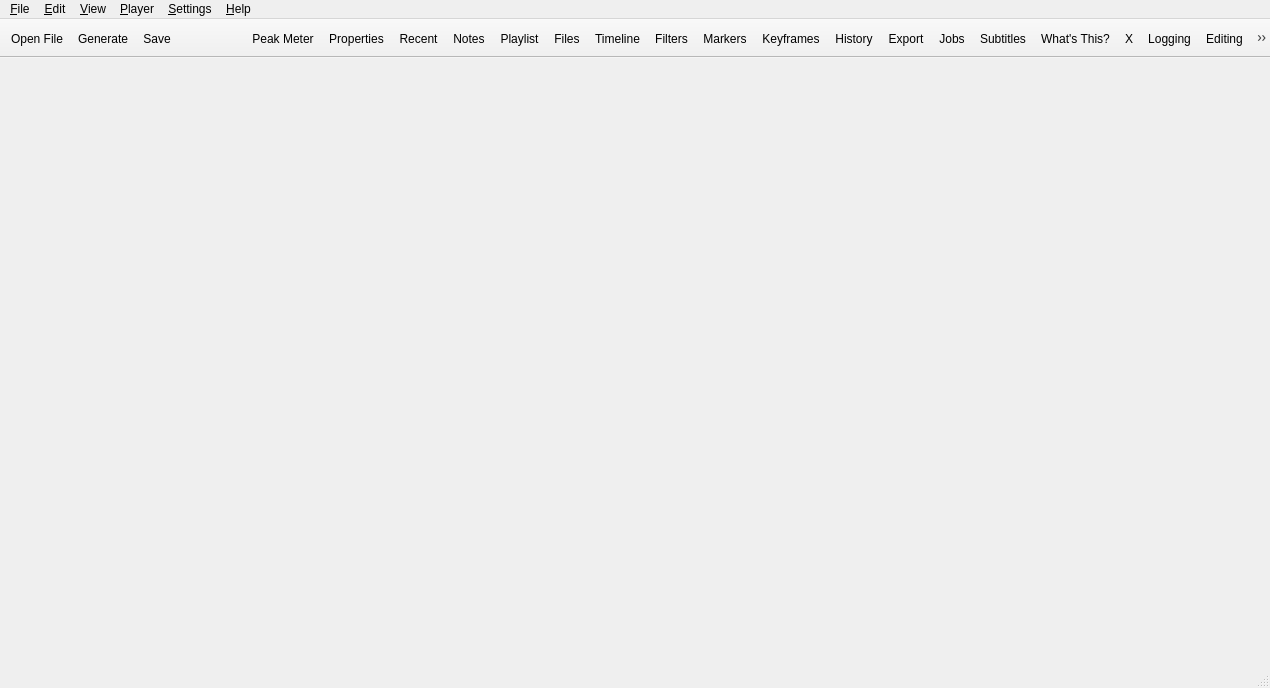
<?xml version="1.0" encoding="UTF-8"?>
<ui version="4.0">
 <class>MainWindow</class>
 <widget class="QMainWindow" name="MainWindow">
  <property name="geometry">
   <rect>
    <x>0</x>
    <y>0</y>
    <width>1270</width>
    <height>688</height>
   </rect>
  </property>
  <property name="windowTitle">
   <string>letitedit</string>
  </property>
  <property name="windowIcon">
   <iconset resource="../icons/resources.qrc">
    <normaloff>:/icons/letitedit/letitedit_icon.svg</normaloff>:/icons/letitedit/letitedit_icon.svg</iconset>
  </property>
  <widget class="QWidget" name="centralWidget">
   <layout class="QHBoxLayout" name="horizontalLayout">
    <property name="leftMargin">
     <number>0</number>
    </property>
    <property name="topMargin">
     <number>4</number>
    </property>
    <property name="rightMargin">
     <number>0</number>
    </property>
    <property name="bottomMargin">
     <number>0</number>
    </property>
   </layout>
  </widget>
  <widget class="QMenuBar" name="menuBar">
   <property name="geometry">
    <rect>
     <x>0</x>
     <y>0</y>
     <width>1270</width>
     <height>29</height>
    </rect>
   </property>
   <widget class="QMenu" name="menuFile">
    <property name="title">
     <string>&amp;File</string>
    </property>
    <widget class="QMenu" name="menuExport">
     <property name="title">
      <string>Export</string>
     </property>
     <addaction name="actionExportFrame"/>
     <addaction name="actionExportVideo"/>
     <addaction name="actionExportChapters"/>
     <addaction name="actionExportEDL"/>
    </widget>
    <widget class="QMenu" name="menuOtherVersions">
     <property name="title">
      <string>Other Versions</string>
     </property>
     <addaction name="separator"/>
    </widget>
    <widget class="QMenu" name="menuNew">
     <property name="title">
      <string>New</string>
     </property>
     <addaction name="actionNew"/>
    </widget>
    <addaction name="menuNew"/>
    <addaction name="actionOpen"/>
    <addaction name="actionOpenOther"/>
    <addaction name="actionOpenXML"/>
    <addaction name="separator"/>
    <addaction name="actionSave"/>
    <addaction name="actionSave_As"/>
    <addaction name="actionBackupSave"/>
    <addaction name="menuOtherVersions"/>
    <addaction name="separator"/>
    <addaction name="actionShowProjectFolder"/>
    <addaction name="menuExport"/>
    <addaction name="actionClose"/>
    <addaction name="separator"/>
    <addaction name="actionExit"/>
   </widget>
   <widget class="QMenu" name="menuView">
    <property name="title">
     <string>&amp;View</string>
    </property>
    <widget class="QMenu" name="menuLayout">
     <property name="title">
      <string>Layout</string>
     </property>
     <addaction name="actionLayoutLogging"/>
     <addaction name="actionLayoutEditing"/>
     <addaction name="actionLayoutEffects"/>
     <addaction name="actionLayoutColor"/>
     <addaction name="actionLayoutAudio"/>
     <addaction name="actionLayoutPlayer"/>
     <addaction name="separator"/>
     <addaction name="actionLayoutClip"/>
     <addaction name="actionLayoutPlaylist"/>
     <addaction name="separator"/>
     <addaction name="actionRestoreLayout"/>
     <addaction name="actionLayoutAdd"/>
    </widget>
    <addaction name="actionEnterFullScreen"/>
    <addaction name="menuLayout"/>
    <addaction name="actionShowTitleBars"/>
    <addaction name="actionShowToolbar"/>
    <addaction name="actionShowSmallIcons"/>
    <addaction name="actionShowTextUnderIcons"/>
    <addaction name="separator"/>
   </widget>
   <widget class="QMenu" name="menuEdit">
    <property name="title">
     <string>&amp;Edit</string>
    </property>
   </widget>
   <widget class="QMenu" name="menuPlayer">
    <property name="title">
     <string>&amp;Player</string>
    </property>
    <widget class="QMenu" name="menuExternal">
     <property name="title">
      <string>External Monitor</string>
     </property>
     <addaction name="actionExternalNone"/>
    </widget>
    <addaction name="menuExternal"/>
    <addaction name="separator"/>
   </widget>
   <widget class="QMenu" name="menuHelp">
    <property name="title">
     <string>&amp;Help</string>
    </property>
    <addaction name="actionTopics"/>
    <addaction name="actionKeyboardShortcuts"/>
    <addaction name="actionWhatsThis"/>
    <addaction name="actionUpgrade"/>
    <addaction name="actionTutorials"/>
    <addaction name="separator"/>
    <addaction name="actionAbout_Shotcut"/>
    <addaction name="actionAbout_Qt"/>
   </widget>
   <widget class="QMenu" name="menuSettings">
    <property name="title">
     <string>&amp;Settings</string>
    </property>
    <widget class="QMenu" name="menuAudioChannels">
     <property name="title">
      <string>Audio Channels</string>
     </property>
     <addaction name="actionChannels1"/>
     <addaction name="actionChannels2"/>
     <addaction name="actionChannels4"/>
     <addaction name="actionChannels6"/>
    </widget>
    <widget class="QMenu" name="menuProfile">
     <property name="title">
      <string>Video Mode</string>
     </property>
     <addaction name="actionProfileAutomatic"/>
    </widget>
    <widget class="QMenu" name="menuProcessingMode">
     <property name="title">
      <string>Processing Mode</string>
     </property>
     <addaction name="actionNative8bitCpu"/>
     <addaction name="actionNative10bitCpu"/>
     <addaction name="actionLinear10bitCpu"/>
     <addaction name="actionLinear10bitGpuCpu"/>
    </widget>
    <widget class="QMenu" name="menuLanguage">
     <property name="title">
      <string>Language</string>
     </property>
    </widget>
    <widget class="QMenu" name="menuTheme">
     <property name="title">
      <string>Theme</string>
     </property>
     <addaction name="actionSystemTheme"/>
     <addaction name="actionSystemFusion"/>
     <addaction name="actionFusionDark"/>
     <addaction name="actionFusionLight"/>
    </widget>
    <widget class="QMenu" name="menuDrawingMethod">
     <property name="title">
      <string>Display Method</string>
     </property>
     <addaction name="actionDrawingAutomatic"/>
     <addaction name="actionDrawingOpenGL"/>
     <addaction name="actionDrawingDirectX"/>
     <addaction name="actionDrawingVulkan"/>
    </widget>
    <widget class="QMenu" name="menuGpuAdapter">
     <property name="title">
      <string>Graphics Adapter</string>
     </property>
    </widget>
    <widget class="QMenu" name="menuJobPriority">
     <property name="title">
      <string>Job Priority</string>
     </property>
     <addaction name="actionJobPriorityLow"/>
     <addaction name="actionJobPriorityNormal"/>
    </widget>
    <widget class="QMenu" name="menuTimeline">
     <property name="title">
      <string>Timeline</string>
     </property>
    </widget>
    <widget class="QMenu" name="menuPlaylist">
     <property name="title">
      <string>Playlist</string>
     </property>
    </widget>
    <widget class="QMenu" name="menuData_Directory">
     <property name="title">
      <string>App Data Directory</string>
     </property>
     <addaction name="actionAppDataSet"/>
     <addaction name="actionAppDataShow"/>
    </widget>
    <widget class="QMenu" name="menuPreviewScaling">
     <property name="title">
      <string>Preview Scaling</string>
     </property>
     <addaction name="actionPreviewNone"/>
     <addaction name="actionPreview360"/>
     <addaction name="actionPreview540"/>
     <addaction name="actionPreview720"/>
     <addaction name="actionPreview1080"/>
     <addaction name="separator"/>
     <addaction name="actionPreviewHardwareDecoder"/>
    </widget>
    <widget class="QMenu" name="menuTimeFormat">
     <property name="title">
      <string>Time Format</string>
     </property>
     <addaction name="actionTimeClock"/>
     <addaction name="actionTimeDF"/>
     <addaction name="actionTimeNDF"/>
     <addaction name="actionTimeFrames"/>
    </widget>
    <widget class="QMenu" name="menuProxy">
     <property name="title">
      <string>Proxy</string>
     </property>
     <widget class="QMenu" name="menuStorage">
      <property name="title">
       <string>Storage</string>
      </property>
      <addaction name="actionProxyStorageSet"/>
      <addaction name="actionProxyStorageShow"/>
      <addaction name="actionProxyUseProjectFolder"/>
     </widget>
     <addaction name="actionUseProxy"/>
     <addaction name="menuStorage"/>
     <addaction name="separator"/>
     <addaction name="actionProxyUseHardware"/>
     <addaction name="actionProxyConfigureHardware"/>
    </widget>
    <widget class="QMenu" name="menuPlayerSettings">
     <property name="title">
      <string>Player</string>
     </property>
     <widget class="QMenu" name="menuDeinterlacer">
      <property name="title">
       <string>Deinterlacer</string>
      </property>
      <addaction name="actionOneField"/>
      <addaction name="actionYadifTemporal"/>
      <addaction name="actionYadifSpatial"/>
      <addaction name="actionBwdif"/>
     </widget>
     <widget class="QMenu" name="menuInterpolation">
      <property name="title">
       <string>Interpolation</string>
      </property>
      <addaction name="actionNearest"/>
      <addaction name="actionBilinear"/>
      <addaction name="actionBicubic"/>
      <addaction name="actionHyper"/>
     </widget>
     <addaction name="actionPauseAfterSeek"/>
     <addaction name="actionScrubAudio"/>
     <addaction name="actionJack"/>
     <addaction name="actionRealtime"/>
     <addaction name="actionProgressive"/>
     <addaction name="menuDeinterlacer"/>
     <addaction name="menuInterpolation"/>
     <addaction name="actionSync"/>
    </widget>
    <widget class="QMenu" name="menuBackup">
     <property name="title">
      <string>Backup</string>
     </property>
     <addaction name="actionBackupManually"/>
     <addaction name="actionBackupHourly"/>
     <addaction name="actionBackupDaily"/>
     <addaction name="actionBackupWeekly"/>
    </widget>
    <addaction name="actionProject"/>
    <addaction name="menuProfile"/>
    <addaction name="menuProcessingMode"/>
    <addaction name="menuAudioChannels"/>
    <addaction name="menuBackup"/>
    <addaction name="actionUser_Interface"/>
    <addaction name="menuPreviewScaling"/>
    <addaction name="menuProxy"/>
    <addaction name="menuPlayerSettings"/>
    <addaction name="menuPlaylist"/>
    <addaction name="menuTimeline"/>
    <addaction name="menuTimeFormat"/>
    <addaction name="menuLanguage"/>
    <addaction name="menuTheme"/>
    <addaction name="menuDrawingMethod"/>
    <addaction name="menuGpuAdapter"/>
    <addaction name="menuJobPriority"/>
    <addaction name="menuData_Directory"/>
    <addaction name="actionAudioVideoDevice"/>
    <addaction name="actionClearRecentOnExit"/>
    <addaction name="separator"/>
    <addaction name="actionLeaveSafeMode"/>
    <addaction name="actionReset"/>
   </widget>
   <addaction name="menuFile"/>
   <addaction name="menuEdit"/>
   <addaction name="menuView"/>
   <addaction name="menuPlayer"/>
   <addaction name="menuSettings"/>
   <addaction name="menuHelp"/>
  </widget>
  <widget class="QToolBar" name="mainToolBar">
   <property name="windowTitle">
    <string>Toolbar</string>
   </property>
   <property name="styleSheet">
    <string notr="true">QToolButton:checked { color: palette(highlighted-text); background-color: palette(highlight); border: none; padding: 2px }</string>
   </property>
   <property name="movable">
    <bool>false</bool>
   </property>
   <property name="toolButtonStyle">
    <enum>Qt::ToolButtonStyle::ToolButtonFollowStyle</enum>
   </property>
   <property name="floatable">
    <bool>false</bool>
   </property>
   <property name="Movable" stdset="0">
    <bool>false</bool>
   </property>
   <attribute name="toolBarArea">
    <enum>TopToolBarArea</enum>
   </attribute>
   <attribute name="toolBarBreak">
    <bool>false</bool>
   </attribute>
   <addaction name="actionOpen"/>
   <addaction name="actionOpenOther2"/>
   <addaction name="actionSave"/>
   <addaction name="undoStartSeparator"/>
   <addaction name="undoEndSeparator"/>
   <addaction name="actionAudioMeter"/>
   <addaction name="actionProperties"/>
   <addaction name="actionRecent"/>
   <addaction name="actionNotes"/>
   <addaction name="actionPlaylist"/>
   <addaction name="actionFiles"/>
   <addaction name="actionTimeline"/>
   <addaction name="actionFilters"/>
   <addaction name="actionMarkers"/>
   <addaction name="actionKeyframes"/>
   <addaction name="actionHistory"/>
   <addaction name="actionEncode"/>
   <addaction name="actionJobs"/>
   <addaction name="actionSubtitles"/>
   <addaction name="actionWhatsThis"/>
   <addaction name="dummyAction"/>
   <addaction name="actionLayoutLogging"/>
   <addaction name="actionLayoutEditing"/>
   <addaction name="actionLayoutEffects"/>
   <addaction name="actionLayoutColor"/>
   <addaction name="actionLayoutAudio"/>
   <addaction name="actionLayoutPlayer"/>
  </widget>
  <widget class="QStatusBar" name="statusBar"/>
  <action name="actionOpen">
   <property name="icon">
    <iconset theme="document-open" resource="../icons/resources.qrc">
     <normaloff>:/icons/oxygen/32x32/actions/document-open.png</normaloff>:/icons/oxygen/32x32/actions/document-open.png</iconset>
   </property>
   <property name="text">
    <string>&amp;Open File...</string>
   </property>
   <property name="toolTip">
    <string>Open a video, audio, image, or project file</string>
   </property>
   <property name="shortcut">
    <string notr="true">Ctrl+O</string>
   </property>
   <property name="iconVisibleInMenu">
    <bool>false</bool>
   </property>
  </action>
  <action name="actionExit">
   <property name="text">
    <string>E&amp;xit</string>
   </property>
   <property name="toolTip">
    <string>Quit the application</string>
   </property>
   <property name="shortcut">
    <string notr="true">Ctrl+Q</string>
   </property>
  </action>
  <action name="actionAbout_Shotcut">
   <property name="text">
    <string>&amp;About letitedit</string>
   </property>
   <property name="menuRole">
    <enum>QAction::MenuRole::AboutRole</enum>
   </property>
  </action>
  <action name="actionAbout_Qt">
   <property name="text">
    <string>About Qt</string>
   </property>
   <property name="menuRole">
    <enum>QAction::MenuRole::AboutQtRole</enum>
   </property>
  </action>
  <action name="actionOpenOther">
   <property name="text">
    <string>Open Other...</string>
   </property>
   <property name="toolTip">
    <string>Open a device, stream or generator</string>
   </property>
   <property name="shortcut">
    <string notr="true">Ctrl+Shift+O</string>
   </property>
   <property name="iconVisibleInMenu">
    <bool>false</bool>
   </property>
  </action>
  <action name="actionSave">
   <property name="icon">
    <iconset theme="document-save" resource="../icons/resources.qrc">
     <normaloff>:/icons/oxygen/32x32/actions/document-save.png</normaloff>:/icons/oxygen/32x32/actions/document-save.png</iconset>
   </property>
   <property name="text">
    <string>&amp;Save</string>
   </property>
   <property name="toolTip">
    <string>Save project as a MLT XML file</string>
   </property>
   <property name="whatsThis">
    <string notr="true">https://forum.shotcut.org/t/file-save-and-save-as/12973/1</string>
   </property>
   <property name="shortcut">
    <string notr="true">Ctrl+S</string>
   </property>
   <property name="iconVisibleInMenu">
    <bool>false</bool>
   </property>
  </action>
  <action name="actionSave_As">
   <property name="text">
    <string>Save &amp;As...</string>
   </property>
   <property name="toolTip">
    <string>Save project to a different MLT XML file</string>
   </property>
   <property name="whatsThis">
    <string notr="true">https://forum.shotcut.org/t/file-save-and-save-as/12973/1</string>
   </property>
   <property name="shortcut">
    <string notr="true">Ctrl+Shift+S</string>
   </property>
  </action>
  <action name="actionEncode">
   <property name="icon">
    <iconset theme="media-record" resource="../icons/resources.qrc">
     <normaloff>:/icons/oxygen/32x32/actions/media-record.png</normaloff>:/icons/oxygen/32x32/actions/media-record.png</iconset>
   </property>
   <property name="text">
    <string>Export</string>
   </property>
   <property name="toolTip">
    <string>Export</string>
   </property>
   <property name="whatsThis">
    <string notr="true">https://forum.shotcut.org/t/export-basics/12953//1</string>
   </property>
  </action>
  <action name="actionEnterFullScreen">
   <property name="icon">
    <iconset theme="view-fullscreen" resource="../icons/resources.qrc">
     <normaloff>:/icons/oxygen/32x32/actions/view-fullscreen.png</normaloff>:/icons/oxygen/32x32/actions/view-fullscreen.png</iconset>
   </property>
   <property name="text">
    <string>Enter Full Screen</string>
   </property>
   <property name="shortcut">
    <string>F11</string>
   </property>
  </action>
  <action name="actionAudioMeter">
   <property name="icon">
    <iconset theme="audio-meter" resource="../icons/resources.qrc">
     <normaloff>:/icons/light/32x32/audio-meter.png</normaloff>:/icons/light/32x32/audio-meter.png</iconset>
   </property>
   <property name="text">
    <string>Peak Meter</string>
   </property>
   <property name="toolTip">
    <string>Audio Peak Meter</string>
   </property>
   <property name="whatsThis">
    <string notr="true">https://forum.shotcut.org/t/audio-peak-meter-scope/12918/1</string>
   </property>
  </action>
  <action name="actionProperties">
   <property name="icon">
    <iconset theme="dialog-information" resource="../icons/resources.qrc">
     <normaloff>:/icons/oxygen/32x32/status/dialog-information.png</normaloff>:/icons/oxygen/32x32/status/dialog-information.png</iconset>
   </property>
   <property name="text">
    <string>Properties</string>
   </property>
   <property name="whatsThis">
    <string notr="true">https://forum.shotcut.org/t/user-guide-table-of-contents/43285#p-145073-properties-14</string>
   </property>
  </action>
  <action name="actionRecent">
   <property name="icon">
    <iconset theme="document-open-recent" resource="../icons/resources.qrc">
     <normaloff>:/icons/oxygen/32x32/actions/document-open-recent.png</normaloff>:/icons/oxygen/32x32/actions/document-open-recent.png</iconset>
   </property>
   <property name="text">
    <string>Recent</string>
   </property>
   <property name="whatsThis">
    <string notr="true">https://forum.shotcut.org/t/recent-panel/12941/1</string>
   </property>
  </action>
  <action name="actionPlaylist">
   <property name="icon">
    <iconset theme="view-media-playlist" resource="../icons/resources.qrc">
     <normaloff>:/icons/oxygen/32x32/actions/view-media-playlist.png</normaloff>:/icons/oxygen/32x32/actions/view-media-playlist.png</iconset>
   </property>
   <property name="text">
    <string>Playlist</string>
   </property>
   <property name="whatsThis">
    <string notr="true">https://forum.shotcut.org/t/about-the-playlist/12951/1</string>
   </property>
  </action>
  <action name="actionHistory">
   <property name="icon">
    <iconset theme="view-history" resource="../icons/resources.qrc">
     <normaloff>:/icons/oxygen/32x32/actions/view-history.png</normaloff>:/icons/oxygen/32x32/actions/view-history.png</iconset>
   </property>
   <property name="text">
    <string>History</string>
   </property>
   <property name="whatsThis">
    <string notr="true">https://forum.shotcut.org/t/history-panel/12944/1</string>
   </property>
  </action>
  <action name="actionRealtime">
   <property name="checkable">
    <bool>true</bool>
   </property>
   <property name="checked">
    <bool>true</bool>
   </property>
   <property name="text">
    <string>Realtime (frame dropping)</string>
   </property>
  </action>
  <action name="actionProgressive">
   <property name="checkable">
    <bool>true</bool>
   </property>
   <property name="checked">
    <bool>true</bool>
   </property>
   <property name="text">
    <string>Progressive</string>
   </property>
  </action>
  <action name="actionNative8bitCpu">
   <property name="checkable">
    <bool>true</bool>
   </property>
   <property name="text">
    <string>Native 8-bit CPU (fast, flexible)</string>
   </property>
  </action>
  <action name="actionNative10bitCpu">
   <property name="checkable">
    <bool>true</bool>
   </property>
   <property name="text">
    <string>Native 10-bit CPU (slower, better)</string>
   </property>
  </action>
  <action name="actionLinear10bitCpu">
   <property name="checkable">
    <bool>true</bool>
   </property>
   <property name="text">
    <string>Linear 10-bit CPU (slowest, best)</string>
   </property>
  </action>
  <action name="actionLinear10bitGpuCpu">
   <property name="checkable">
    <bool>true</bool>
   </property>
   <property name="text">
    <string>Linear 10-bit GPU/CPU (Experimental)</string>
   </property>
  </action>
  <action name="actionChannels1">
   <property name="checkable">
    <bool>true</bool>
   </property>
   <property name="text">
    <string>1 (mono)</string>
   </property>
  </action>
  <action name="actionChannels2">
   <property name="checkable">
    <bool>true</bool>
   </property>
   <property name="text">
    <string>2 (stereo)</string>
   </property>
  </action>
  <action name="actionChannels4">
   <property name="checkable">
    <bool>true</bool>
   </property>
   <property name="text">
    <string>4 (quad/Ambisonics)</string>
   </property>
  </action>
  <action name="actionChannels6">
   <property name="checkable">
    <bool>true</bool>
   </property>
   <property name="text">
    <string>6 (5.1 surround)</string>
   </property>
  </action>
  <action name="actionOneField">
   <property name="checkable">
    <bool>true</bool>
   </property>
   <property name="checked">
    <bool>true</bool>
   </property>
   <property name="text">
    <string>One Field (fast)</string>
   </property>
  </action>
  <action name="actionYadifTemporal">
   <property name="checkable">
    <bool>true</bool>
   </property>
   <property name="text">
    <string>YADIF - temporal only (good)</string>
   </property>
  </action>
  <action name="actionYadifSpatial">
   <property name="checkable">
    <bool>true</bool>
   </property>
   <property name="text">
    <string>YADIF - temporal + spatial (better)</string>
   </property>
  </action>
  <action name="actionBwdif">
   <property name="checkable">
    <bool>true</bool>
   </property>
   <property name="text">
    <string>BWDIF (best)</string>
   </property>
  </action>
  <action name="actionNearest">
   <property name="checkable">
    <bool>true</bool>
   </property>
   <property name="checked">
    <bool>true</bool>
   </property>
   <property name="text">
    <string>Nearest Neighbor (fast)</string>
   </property>
  </action>
  <action name="actionBilinear">
   <property name="checkable">
    <bool>true</bool>
   </property>
   <property name="text">
    <string>Bilinear (good)</string>
   </property>
  </action>
  <action name="actionBicubic">
   <property name="checkable">
    <bool>true</bool>
   </property>
   <property name="text">
    <string>Bicubic (better)</string>
   </property>
  </action>
  <action name="actionHyper">
   <property name="checkable">
    <bool>true</bool>
   </property>
   <property name="text">
    <string>Lanczos (best)</string>
   </property>
  </action>
  <action name="actionProfileAutomatic">
   <property name="checkable">
    <bool>true</bool>
   </property>
   <property name="checked">
    <bool>true</bool>
   </property>
   <property name="text">
    <string>Automatic</string>
   </property>
  </action>
  <action name="actionExternalNone">
   <property name="checkable">
    <bool>true</bool>
   </property>
   <property name="checked">
    <bool>true</bool>
   </property>
   <property name="text">
    <string>None</string>
   </property>
  </action>
  <action name="actionJack">
   <property name="checkable">
    <bool>true</bool>
   </property>
   <property name="text">
    <string>Use JACK Audio</string>
   </property>
  </action>
  <action name="actionFilters">
   <property name="icon">
    <iconset theme="view-filter" resource="../icons/resources.qrc">
     <normaloff>:/icons/oxygen/32x32/actions/view-filter.png</normaloff>:/icons/oxygen/32x32/actions/view-filter.png</iconset>
   </property>
   <property name="text">
    <string>Filters</string>
   </property>
   <property name="toolTip">
    <string>Filters</string>
   </property>
   <property name="whatsThis">
    <string notr="true">https://forum.shotcut.org/t/add-search-remove-and-reorder-filters/48127/1</string>
   </property>
  </action>
  <action name="actionAddCustomProfile">
   <property name="text">
    <string>Add...</string>
   </property>
  </action>
  <action name="actionSystemTheme">
   <property name="checkable">
    <bool>true</bool>
   </property>
   <property name="text">
    <string>System</string>
   </property>
   <property name="toolTip">
    <string>Use the user or platform style, colors, and icons.</string>
   </property>
  </action>
  <action name="actionSystemFusion">
   <property name="checkable">
    <bool>true</bool>
   </property>
   <property name="text">
    <string>System Fusion</string>
   </property>
  </action>
  <action name="actionFusionDark">
   <property name="checkable">
    <bool>true</bool>
   </property>
   <property name="text">
    <string>Fusion Dark</string>
   </property>
  </action>
  <action name="actionFusionLight">
   <property name="checkable">
    <bool>true</bool>
   </property>
   <property name="text">
    <string>Fusion Light</string>
   </property>
  </action>
  <action name="actionTutorials">
   <property name="text">
    <string>letitedit website...</string>
   </property>
  </action>
  <action name="actionTimeline">
   <property name="icon">
    <iconset theme="view-time-schedule" resource="../icons/resources.qrc">
     <normaloff>:/icons/oxygen/32x32/actions/view-time-schedule.png</normaloff>:/icons/oxygen/32x32/actions/view-time-schedule.png</iconset>
   </property>
   <property name="text">
    <string>Timeline</string>
   </property>
   <property name="whatsThis">
    <string notr="true">https://forum.shotcut.org/t/about-the-timeline/12952/1</string>
   </property>
  </action>
  <action name="actionRestoreLayout">
   <property name="text">
    <string>Restore Default Layout</string>
   </property>
   <property name="toolTip">
    <string>Restore Default Layout</string>
   </property>
  </action>
  <action name="actionShowTitleBars">
   <property name="checkable">
    <bool>true</bool>
   </property>
   <property name="text">
    <string>Show Title Bars</string>
   </property>
  </action>
  <action name="actionShowToolbar">
   <property name="checkable">
    <bool>true</bool>
   </property>
   <property name="text">
    <string>Show Toolbar</string>
   </property>
  </action>
  <action name="actionUpgrade">
   <property name="text">
    <string>Upgrade...</string>
   </property>
  </action>
  <action name="actionOpenXML">
   <property name="text">
    <string>Open MLT XML As Clip...</string>
   </property>
   <property name="toolTip">
    <string>Open a MLT XML project file as a virtual clip</string>
   </property>
  </action>
  <action name="actionScrubAudio">
   <property name="checkable">
    <bool>true</bool>
   </property>
   <property name="text">
    <string>Scrub Audio</string>
   </property>
  </action>
  <action name="actionDrawingAutomatic">
   <property name="checkable">
    <bool>true</bool>
   </property>
   <property name="checked">
    <bool>true</bool>
   </property>
   <property name="text">
    <string>Automatic</string>
   </property>
  </action>
  <action name="actionDrawingOpenGL">
   <property name="checkable">
    <bool>true</bool>
   </property>
   <property name="text">
    <string notr="true">OpenGL</string>
   </property>
  </action>
  <action name="actionDrawingDirectX">
   <property name="checkable">
    <bool>true</bool>
   </property>
   <property name="text">
    <string notr="true">DirectX (ANGLE)</string>
   </property>
  </action>
  <action name="actionJobPriorityLow">
   <property name="checkable">
    <bool>true</bool>
   </property>
   <property name="text">
    <string>Low</string>
   </property>
  </action>
  <action name="actionJobPriorityNormal">
   <property name="checkable">
    <bool>true</bool>
   </property>
   <property name="text">
    <string>Normal</string>
   </property>
  </action>
  <action name="actionResources">
   <property name="text">
    <string>Resources...</string>
   </property>
  </action>
  <action name="actionApplicationLog">
   <property name="text">
    <string>Application Log...</string>
   </property>
  </action>
  <action name="actionProject">
   <property name="enabled">
    <bool>true</bool>
   </property>
   <property name="text">
    <string>Project</string>
   </property>
  </action>
  <action name="actionUser_Interface">
   <property name="enabled">
    <bool>true</bool>
   </property>
   <property name="text">
    <string>User Interface</string>
   </property>
  </action>
  <action name="actionClose">
   <property name="icon">
    <iconset theme="window-close"/>
   </property>
   <property name="text">
    <string>Close</string>
   </property>
   <property name="shortcut">
    <string notr="true">Ctrl+W</string>
   </property>
   <property name="iconVisibleInMenu">
    <bool>false</bool>
   </property>
  </action>
  <action name="actionExportEDL">
   <property name="text">
    <string>EDL...</string>
   </property>
   <property name="iconText">
    <string>Export EDL</string>
   </property>
   <property name="toolTip">
    <string>Export EDL</string>
   </property>
  </action>
  <action name="actionExportFrame">
   <property name="text">
    <string>Frame...</string>
   </property>
   <property name="iconText">
    <string>Export Frame</string>
   </property>
   <property name="toolTip">
    <string>Export Frame</string>
   </property>
   <property name="shortcut">
    <string notr="true">Ctrl+Shift+E</string>
   </property>
  </action>
  <action name="actionExportVideo">
   <property name="text">
    <string>Video/Audio...</string>
   </property>
   <property name="iconText">
    <string>Export Video/Audio</string>
   </property>
   <property name="toolTip">
    <string>Export Video/Audio</string>
   </property>
   <property name="shortcut">
    <string notr="true">Ctrl+E</string>
   </property>
  </action>
  <action name="actionAppDataSet">
   <property name="text">
    <string>Set...</string>
   </property>
  </action>
  <action name="actionAppDataShow">
   <property name="text">
    <string>Show...</string>
   </property>
   <property name="toolTip">
    <string>Show</string>
   </property>
  </action>
  <action name="actionKeyframes">
   <property name="icon">
    <iconset theme="chronometer" resource="../icons/resources.qrc">
     <normaloff>:/icons/oxygen/32x32/actions/chronometer.png</normaloff>:/icons/oxygen/32x32/actions/chronometer.png</iconset>
   </property>
   <property name="text">
    <string>Keyframes</string>
   </property>
   <property name="toolTip">
    <string>Keyframes</string>
   </property>
   <property name="whatsThis">
    <string notr="true">https://forum.shotcut.org/t/about-keyframes/12957/1</string>
   </property>
  </action>
  <action name="actionNew">
   <property name="text">
    <string>Project</string>
   </property>
   <property name="toolTip">
    <string>Project</string>
   </property>
   <property name="shortcut">
    <string>Ctrl+N</string>
   </property>
  </action>
  <action name="actionScreenSnapshot">
   <property name="text">
    <string>Screen Snapshot</string>
   </property>
   <property name="toolTip">
    <string>Capture a screenshot</string>
   </property>
   <property name="visible">
    <bool>false</bool>
   </property>
  </action>
  <action name="actionScreenRecording">
   <property name="text">
    <string>Screen Recording</string>
   </property>
   <property name="toolTip">
    <string>Record the screen</string>
   </property>
   <property name="visible">
    <bool>false</bool>
   </property>
  </action>
  <action name="actionKeyboardShortcuts">
   <property name="text">
    <string>Actions and Shortcuts...</string>
   </property>
   <property name="shortcut">
    <string notr="true">?</string>
   </property>
  </action>
  <action name="actionLayoutAudio">
   <property name="checkable">
    <bool>true</bool>
   </property>
   <property name="text">
    <string>Audio</string>
   </property>
   <property name="toolTip">
    <string>Switch to the audio layout</string>
   </property>
   <property name="shortcut">
    <string>Alt+5</string>
   </property>
  </action>
  <action name="actionLayoutLogging">
   <property name="checkable">
    <bool>true</bool>
   </property>
   <property name="text">
    <string>Logging</string>
   </property>
   <property name="toolTip">
    <string>Switch to the logging layout</string>
   </property>
   <property name="shortcut">
    <string>Alt+1</string>
   </property>
  </action>
  <action name="actionLayoutEditing">
   <property name="checkable">
    <bool>true</bool>
   </property>
   <property name="text">
    <string>Editing</string>
   </property>
   <property name="toolTip">
    <string>Switch to the editing layout</string>
   </property>
   <property name="shortcut">
    <string>Alt+2</string>
   </property>
  </action>
  <action name="actionLayoutEffects">
   <property name="checkable">
    <bool>true</bool>
   </property>
   <property name="text">
    <string>FX</string>
   </property>
   <property name="toolTip">
    <string>Switch to the effects layout</string>
   </property>
   <property name="shortcut">
    <string>Alt+3</string>
   </property>
  </action>
  <action name="actionLayoutAdd">
   <property name="text">
    <string>Add...</string>
   </property>
  </action>
  <action name="actionProfileRemove">
   <property name="text">
    <string>Remove...</string>
   </property>
  </action>
  <action name="actionLayoutRemove">
   <property name="text">
    <string>Remove...</string>
   </property>
  </action>
  <action name="actionOpenOther2">
   <property name="icon">
    <iconset theme="document-new" resource="../icons/resources.qrc">
     <normaloff>:/icons/oxygen/32x32/actions/document-new.png</normaloff>:/icons/oxygen/32x32/actions/document-new.png</iconset>
   </property>
   <property name="text">
    <string>Generate</string>
   </property>
   <property name="whatsThis">
    <string notr="true">https://forum.shotcut.org/t/user-guide-table-of-contents/43285#p-145073-properties-14</string>
   </property>
   <property name="iconVisibleInMenu">
    <bool>false</bool>
   </property>
  </action>
  <action name="actionClearRecentOnExit">
   <property name="checkable">
    <bool>true</bool>
   </property>
   <property name="text">
    <string>Clear Recent on Exit</string>
   </property>
  </action>
  <action name="actionShowTextUnderIcons">
   <property name="checkable">
    <bool>true</bool>
   </property>
   <property name="text">
    <string>Show Text Under Icons</string>
   </property>
  </action>
  <action name="actionShowSmallIcons">
   <property name="checkable">
    <bool>true</bool>
   </property>
   <property name="text">
    <string>Show Small Icons</string>
   </property>
  </action>
  <action name="actionJobs">
   <property name="icon">
    <iconset theme="run-build" resource="../icons/resources.qrc">
     <normaloff>:/icons/oxygen/32x32/actions/run-build.png</normaloff>:/icons/oxygen/32x32/actions/run-build.png</iconset>
   </property>
   <property name="text">
    <string>Jobs</string>
   </property>
   <property name="whatsThis">
    <string notr="true">https://forum.shotcut.org/t/jobs-panel/12945/1</string>
   </property>
  </action>
  <action name="actionMarkers">
   <property name="icon">
    <iconset theme="marker" resource="../icons/resources.qrc">
     <normaloff>:/icons/oxygen/32x32/actions/marker.png</normaloff>:/icons/oxygen/32x32/actions/marker.png</iconset>
   </property>
   <property name="text">
    <string>Markers</string>
   </property>
   <property name="whatsThis">
    <string notr="true">https://forum.shotcut.org/t/timeline-markers/30535/1</string>
   </property>
  </action>
  <action name="actionNotes">
   <property name="icon">
    <iconset theme="document-edit" resource="../icons/resources.qrc">
     <normaloff>:/icons/oxygen/32x32/actions/document-edit.png</normaloff>:/icons/oxygen/32x32/actions/document-edit.png</iconset>
   </property>
   <property name="text">
    <string>Notes</string>
   </property>
   <property name="whatsThis">
    <string notr="true">https://forum.shotcut.org/t/notes-panel/33110/1</string>
   </property>
  </action>
  <action name="actionSubtitles">
   <property name="icon">
    <iconset theme="subtitle" resource="../icons/resources.qrc">
     <normaloff>:/icons/oxygen/32x32/actions/subtitle.png</normaloff>:/icons/oxygen/32x32/actions/subtitle.png</iconset>
   </property>
   <property name="text">
    <string>Subtitles</string>
   </property>
   <property name="whatsThis">
    <string notr="true">https://forum.shotcut.org/t/subtitles-panel/45312/1</string>
   </property>
  </action>
  <action name="actionPreview540">
   <property name="checkable">
    <bool>true</bool>
   </property>
   <property name="text">
    <string>540p</string>
   </property>
   <property name="shortcut">
    <string notr="true">F8</string>
   </property>
  </action>
  <action name="actionPreview720">
   <property name="checkable">
    <bool>true</bool>
   </property>
   <property name="text">
    <string>720p</string>
   </property>
   <property name="shortcut">
    <string notr="true">F9</string>
   </property>
  </action>
  <action name="actionPreview1080">
   <property name="checkable">
    <bool>true</bool>
   </property>
   <property name="text">
    <string>1080p</string>
   </property>
  </action>
  <action name="actionPreviewNone">
   <property name="checkable">
    <bool>true</bool>
   </property>
   <property name="text">
    <string>None</string>
   </property>
   <property name="shortcut">
    <string notr="true">F6</string>
   </property>
  </action>
  <action name="actionPreview360">
   <property name="checkable">
    <bool>true</bool>
   </property>
   <property name="text">
    <string>360p</string>
   </property>
   <property name="shortcut">
    <string notr="true">F7</string>
   </property>
  </action>
  <action name="actionTimeDF">
   <property name="checkable">
    <bool>true</bool>
   </property>
   <property name="text">
    <string>Timecode (Drop-Frame)</string>
   </property>
  </action>
  <action name="actionTimeFrames">
   <property name="checkable">
    <bool>true</bool>
   </property>
   <property name="text">
    <string>Frames</string>
   </property>
  </action>
  <action name="actionTimeClock">
   <property name="checkable">
    <bool>true</bool>
   </property>
   <property name="text">
    <string>Clock</string>
   </property>
  </action>
  <action name="actionTimeNDF">
   <property name="checkable">
    <bool>true</bool>
   </property>
   <property name="text">
    <string>Timecode (Non-Drop Frame)</string>
   </property>
  </action>
  <action name="actionTopics">
   <property name="text">
    <string>How to...</string>
   </property>
   <property name="shortcut">
    <string notr="true">F1</string>
   </property>
  </action>
  <action name="actionSync">
   <property name="text">
    <string>Synchronization...</string>
   </property>
   <property name="toolTip">
    <string>Synchronization</string>
   </property>
  </action>
  <action name="actionUseProxy">
   <property name="checkable">
    <bool>true</bool>
   </property>
   <property name="text">
    <string>Use Proxy</string>
   </property>
   <property name="shortcut">
    <string notr="true">F4</string>
   </property>
  </action>
  <action name="actionProxyStorageSet">
   <property name="text">
    <string>Set...</string>
   </property>
   <property name="toolTip">
    <string>Set the proxy storage folder</string>
   </property>
  </action>
  <action name="actionProxyStorageShow">
   <property name="text">
    <string>Show...</string>
   </property>
   <property name="toolTip">
    <string>Show the proxy storage folder</string>
   </property>
  </action>
  <action name="actionProxyUseProjectFolder">
   <property name="checkable">
    <bool>true</bool>
   </property>
   <property name="checked">
    <bool>true</bool>
   </property>
   <property name="text">
    <string>Use Project Folder</string>
   </property>
   <property name="toolTip">
    <string>Store proxies in the project folder if defined</string>
   </property>
  </action>
  <action name="actionProxyUseHardware">
   <property name="checkable">
    <bool>true</bool>
   </property>
   <property name="text">
    <string>Use Hardware Encoder</string>
   </property>
  </action>
  <action name="actionPreviewHardwareDecoder">
   <property name="checkable">
    <bool>true</bool>
   </property>
   <property name="text">
    <string>Use Hardware Decoder</string>
   </property>
  </action>
  <action name="actionProxyConfigureHardware">
   <property name="text">
    <string>Configure Hardware Encoder...</string>
   </property>
  </action>
  <action name="actionLayoutColor">
   <property name="checkable">
    <bool>true</bool>
   </property>
   <property name="text">
    <string>Color</string>
   </property>
   <property name="toolTip">
    <string>Switch to the color layout</string>
   </property>
   <property name="shortcut">
    <string>Alt+4</string>
   </property>
  </action>
  <action name="actionLayoutPlayer">
   <property name="checkable">
    <bool>true</bool>
   </property>
   <property name="text">
    <string>Player</string>
   </property>
   <property name="toolTip">
    <string>Switch to the player only layout</string>
   </property>
   <property name="shortcut">
    <string>Alt+6</string>
   </property>
  </action>
  <action name="undoStartSeparator">
   <property name="separator">
    <bool>true</bool>
   </property>
  </action>
  <action name="undoEndSeparator">
   <property name="separator">
    <bool>true</bool>
   </property>
  </action>
  <action name="dummyAction">
   <property name="text">
    <string notr="true">X</string>
   </property>
   <property name="visible">
    <bool>false</bool>
   </property>
  </action>
  <action name="actionLayoutPlaylist">
   <property name="text">
    <string>Playlist Project</string>
   </property>
  </action>
  <action name="actionLayoutClip">
   <property name="text">
    <string>Clip-only Project</string>
   </property>
  </action>
  <action name="actionExportChapters">
   <property name="text">
    <string>Markers as Chapters...</string>
   </property>
   <property name="iconText">
    <string>Export Chapters</string>
   </property>
   <property name="toolTip">
    <string>Export Chapters</string>
   </property>
  </action>
  <action name="actionAudioVideoDevice">
   <property name="text">
    <string>Audio/Video Device...</string>
   </property>
  </action>
  <action name="actionReset">
   <property name="text">
    <string>Reset...</string>
   </property>
  </action>
  <action name="actionBackupSave">
   <property name="text">
    <string>Backup and Save</string>
   </property>
   <property name="toolTip">
    <string>Backup and Save</string>
   </property>
   <property name="shortcut">
    <string>Ctrl+Alt+S</string>
   </property>
  </action>
  <action name="actionBackupManually">
   <property name="checkable">
    <bool>true</bool>
   </property>
   <property name="text">
    <string>Manually</string>
   </property>
  </action>
  <action name="actionBackupHourly">
   <property name="checkable">
    <bool>true</bool>
   </property>
   <property name="text">
    <string>Hourly</string>
   </property>
  </action>
  <action name="actionBackupDaily">
   <property name="checkable">
    <bool>true</bool>
   </property>
   <property name="text">
    <string>Daily</string>
   </property>
  </action>
  <action name="actionBackupWeekly">
   <property name="checkable">
    <bool>true</bool>
   </property>
   <property name="checked">
    <bool>true</bool>
   </property>
   <property name="text">
    <string>Weekly</string>
   </property>
  </action>
  <action name="actionShowProjectFolder">
   <property name="text">
    <string>Show Project in Folder</string>
   </property>
  </action>
  <action name="actionPauseAfterSeek">
   <property name="checkable">
    <bool>true</bool>
   </property>
   <property name="checked">
    <bool>true</bool>
   </property>
   <property name="text">
    <string>Pause After Seek</string>
   </property>
  </action>
  <action name="actionFiles">
   <property name="icon">
    <iconset theme="system-file-manager" resource="../icons/resources.qrc">
     <normaloff>:/icons/oxygen/32x32/apps/system-file-manager.png</normaloff>:/icons/oxygen/32x32/apps/system-file-manager.png</iconset>
   </property>
   <property name="text">
    <string>Files</string>
   </property>
  </action>
  <action name="actionWhatsThis">
   <property name="icon">
    <iconset theme="help-contextual" resource="../icons/resources.qrc">
     <normaloff>:/icons/oxygen/32x32/actions/help-contextual.png</normaloff>:/icons/oxygen/32x32/actions/help-contextual.png</iconset>
   </property>
   <property name="text">
    <string>What's This?</string>
   </property>
   <property name="toolTip">
    <string>Get help about something by clicking it</string>
   </property>
   <property name="shortcut">
    <string notr="true">Shift+F1</string>
   </property>
  </action>
  <action name="actionDrawingVulkan">
   <property name="checkable">
    <bool>true</bool>
   </property>
   <property name="text">
    <string notr="true">Vulkan</string>
   </property>
   <property name="iconText">
    <string notr="true">Vulkan</string>
   </property>
   <property name="toolTip">
    <string notr="true">Vulkan</string>
   </property>
  </action>
  <action name="actionLeaveSafeMode">
   <property name="checkable">
    <bool>true</bool>
   </property>
   <property name="text">
    <string>Allow External Plugins</string>
   </property>
  </action>
 </widget>
 <layoutdefault spacing="6" margin="11"/>
 <resources>
  <include location="../icons/resources.qrc"/>
 </resources>
 <connections>
  <connection>
   <sender>actionExit</sender>
   <signal>triggered()</signal>
   <receiver>MainWindow</receiver>
   <slot>close()</slot>
   <hints>
    <hint type="sourcelabel">
     <x>-1</x>
     <y>-1</y>
    </hint>
    <hint type="destinationlabel">
     <x>199</x>
     <y>149</y>
    </hint>
   </hints>
  </connection>
 </connections>
</ui>
